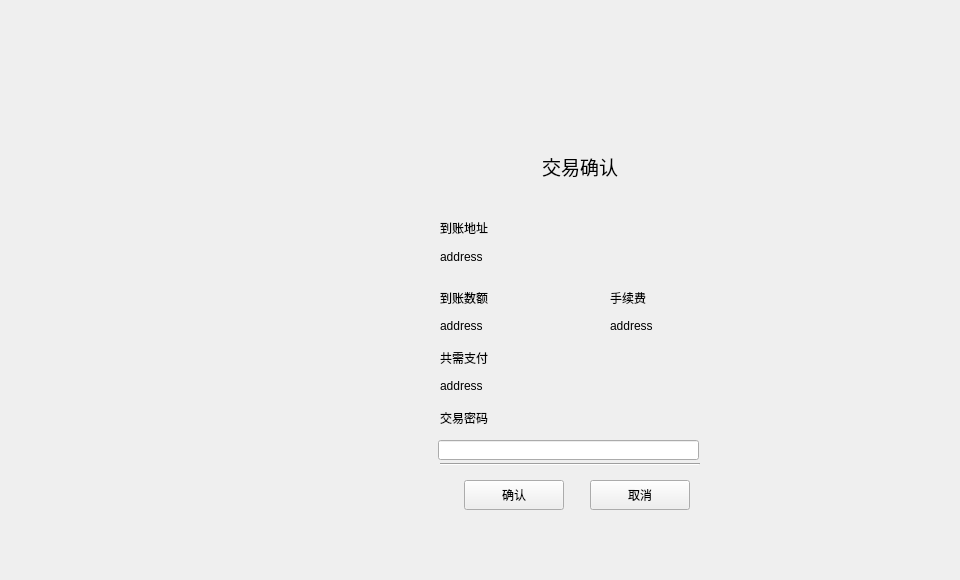
<?xml version="1.0" encoding="UTF-8"?>
<ui version="4.0">
 <class>CapitalConfirmWidget</class>
 <widget class="QWidget" name="CapitalConfirmWidget">
  <property name="geometry">
   <rect>
    <x>0</x>
    <y>0</y>
    <width>960</width>
    <height>580</height>
   </rect>
  </property>
  <property name="windowTitle">
   <string>Form</string>
  </property>
  <widget class="QLineEdit" name="lineEdit">
   <property name="geometry">
    <rect>
     <x>438</x>
     <y>440</y>
     <width>261</width>
     <height>20</height>
    </rect>
   </property>
   <property name="echoMode">
    <enum>QLineEdit::Password</enum>
   </property>
  </widget>
  <widget class="QLabel" name="label_feeNumber">
   <property name="geometry">
    <rect>
     <x>610</x>
     <y>316</y>
     <width>141</width>
     <height>20</height>
    </rect>
   </property>
   <property name="text">
    <string>address</string>
   </property>
  </widget>
  <widget class="QToolButton" name="toolButton_cancel">
   <property name="geometry">
    <rect>
     <x>590</x>
     <y>480</y>
     <width>100</width>
     <height>30</height>
    </rect>
   </property>
   <property name="text">
    <string>取消</string>
   </property>
  </widget>
  <widget class="QLabel" name="label_actualNumber">
   <property name="geometry">
    <rect>
     <x>440</x>
     <y>316</y>
     <width>151</width>
     <height>20</height>
    </rect>
   </property>
   <property name="text">
    <string>address</string>
   </property>
  </widget>
  <widget class="QLabel" name="label_totalNumber">
   <property name="geometry">
    <rect>
     <x>440</x>
     <y>376</y>
     <width>131</width>
     <height>20</height>
    </rect>
   </property>
   <property name="text">
    <string>address</string>
   </property>
  </widget>
  <widget class="QLabel" name="label_address">
   <property name="geometry">
    <rect>
     <x>440</x>
     <y>246</y>
     <width>361</width>
     <height>21</height>
    </rect>
   </property>
   <property name="text">
    <string>address</string>
   </property>
  </widget>
  <widget class="QLabel" name="label_3">
   <property name="geometry">
    <rect>
     <x>440</x>
     <y>350</y>
     <width>71</width>
     <height>16</height>
    </rect>
   </property>
   <property name="text">
    <string>共需支付</string>
   </property>
  </widget>
  <widget class="QToolButton" name="toolButton_confirm">
   <property name="geometry">
    <rect>
     <x>464</x>
     <y>480</y>
     <width>100</width>
     <height>30</height>
    </rect>
   </property>
   <property name="text">
    <string>确认</string>
   </property>
  </widget>
  <widget class="QLabel" name="label_4">
   <property name="geometry">
    <rect>
     <x>440</x>
     <y>410</y>
     <width>71</width>
     <height>16</height>
    </rect>
   </property>
   <property name="text">
    <string>交易密码</string>
   </property>
  </widget>
  <widget class="QLabel" name="label_1">
   <property name="geometry">
    <rect>
     <x>440</x>
     <y>290</y>
     <width>71</width>
     <height>16</height>
    </rect>
   </property>
   <property name="text">
    <string>到账数额</string>
   </property>
  </widget>
  <widget class="QLabel" name="label_title">
   <property name="geometry">
    <rect>
     <x>542</x>
     <y>151</y>
     <width>141</width>
     <height>31</height>
    </rect>
   </property>
   <property name="font">
    <font>
     <family>微软雅黑</family>
     <pointsize>14</pointsize>
    </font>
   </property>
   <property name="text">
    <string>交易确认</string>
   </property>
  </widget>
  <widget class="QLabel" name="label_2">
   <property name="geometry">
    <rect>
     <x>610</x>
     <y>290</y>
     <width>71</width>
     <height>16</height>
    </rect>
   </property>
   <property name="text">
    <string>手续费</string>
   </property>
  </widget>
  <widget class="Line" name="line">
   <property name="geometry">
    <rect>
     <x>440</x>
     <y>456</y>
     <width>260</width>
     <height>16</height>
    </rect>
   </property>
   <property name="orientation">
    <enum>Qt::Horizontal</enum>
   </property>
  </widget>
  <widget class="QLabel" name="label_5">
   <property name="geometry">
    <rect>
     <x>440</x>
     <y>220</y>
     <width>71</width>
     <height>16</height>
    </rect>
   </property>
   <property name="text">
    <string>到账地址</string>
   </property>
  </widget>
 </widget>
 <resources/>
 <connections/>
</ui>
